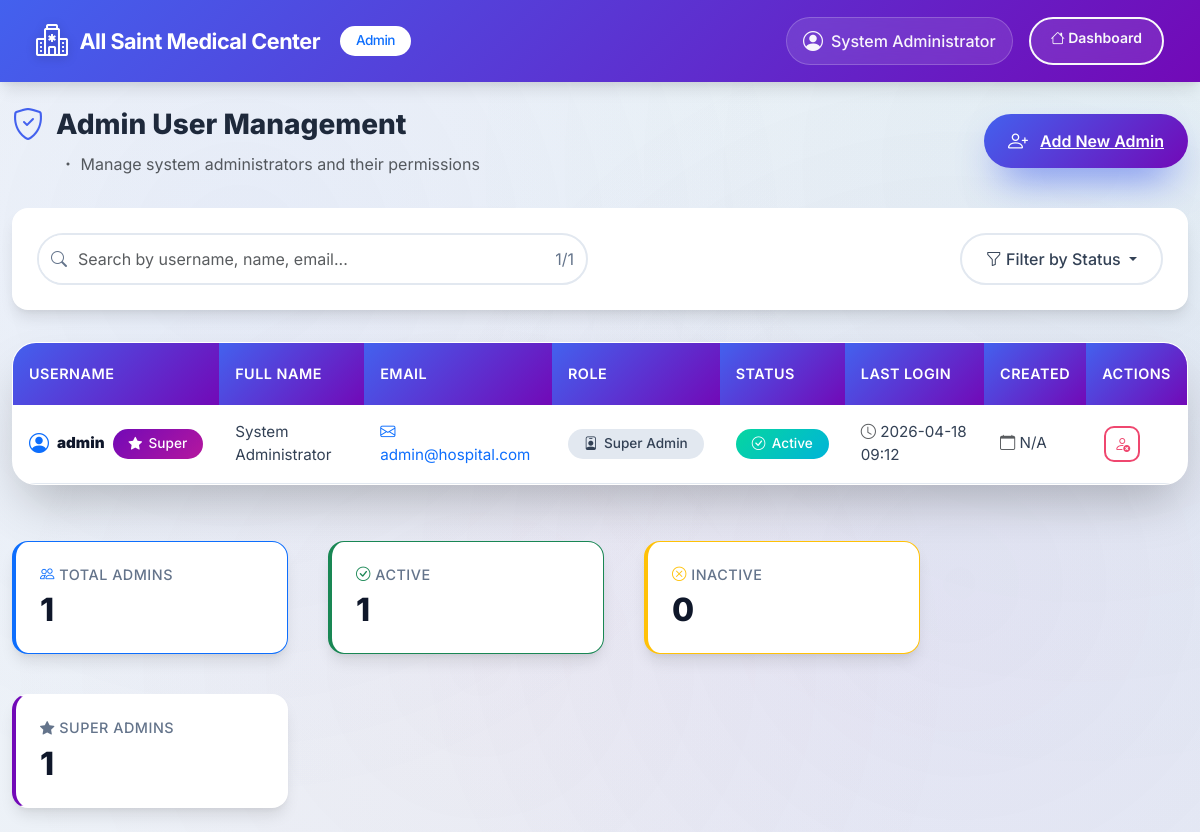
The app's page /admin/users/admins (signed in) with its own data.
### tables this page shows
CREATE TABLE admin_users (
    id                INTEGER PRIMARY KEY AUTOINCREMENT,
    username          TEXT UNIQUE NOT NULL,
    password          TEXT NOT NULL,
    full_name         TEXT,
    email             TEXT,
    role              TEXT DEFAULT 'Admin',
    is_super_admin    INTEGER DEFAULT 0,
    is_active         INTEGER DEFAULT 1,
    created_at        TIMESTAMP DEFAULT CURRENT_TIMESTAMP,
    created_by        INTEGER,
    last_login        TIMESTAMP
);

### app.py (the view)
@app.route('/admin/users/admins')
def admin_manage_admins():
    if 'admin_id' not in session:
        return redirect(url_for('admin_login'))
    conn = get_db_connection()
    cursor = conn.cursor()
    try:
        cursor.execute("""
            SELECT id, username, full_name, email, role,
                   is_super_admin, is_active, created_at, last_login
            FROM admin_users
            ORDER BY created_at DESC
        """)
        admins_raw = cursor.fetchall()
        admins = []
        for admin in admins_raw:
            admin_list = list(admin)
            if admin_list[7] and isinstance(admin_list[7], str):
                try:
                    admin_list[7] = datetime.strptime(admin_list[7], '%Y-%m-%d %H:%M:%S')
                except ValueError:
                    try:
                        admin_list[7] = datetime.strptime(admin_list[7], '%Y-%m-%d')
                    except ValueError:
                        admin_list[7] = None
            elif admin_list[7] and isinstance(admin_list[7], (int, float)):
                admin_list[7] = datetime.fromtimestamp(admin_list[7])
            if admin_list[8] and isinstance(admin_list[8], str):
                try:
                    admin_list[8] = datetime.strptime(admin_list[8], '%Y-%m-%d %H:%M:%S')
                except ValueError:
                    try:
                        admin_list[8] = datetime.strptime(admin_list[8], '%Y-%m-%d')
                    except ValueError:
                        admin_list[8] = None
            elif admin_list[8] and isinstance(admin_list[8], (int, float)):
                admin_list[8] = datetime.fromtimestamp(admin_list[8])
            admins.append(tuple(admin_list))
    except Exception as e:
        app.logger.error(f"Error fetching admins: {e}")
        admins = []
        flash("Error loading admin users", "danger")
    cursor.close()
    conn.close()
    return render_template(
        "admin_manage_admins.html",
        admins=admins,
        admin_name=session.get('admin_full_name', 'Admin')
    )

### app.py (called while the page is built)
def get_db_connection():
    try:
        conn = sqlite3.connect(DATABASE_PATH)
        conn.row_factory = sqlite3.Row  # Access columns by name
        conn.execute("PRAGMA foreign_keys = ON")
        return conn
    except Exception as e:
        app.logger.error(f"Database connection error: {e}")
        return None

@app.context_processor
def utility_processor():
    return dict(
        min=min,
        max=max,
        abs=abs,
        round=round,
        len=len,
        int=int,
        float=float,
        str=str,
        date=date,
        datetime=datetime,
        timedelta=timedelta
    )

### templates/admin_manage_admins.html (shortened to what this page needs)
<!DOCTYPE html>
<html lang="en">
<head>
    <link href="https://cdn.jsdelivr.net/npm/bootstrap@5.3.2/dist/css/bootstrap.min.css" rel="stylesheet">
    <link rel="stylesheet" href="https://cdn.jsdelivr.net/npm/bootstrap-icons@1.11.0/font/bootstrap-icons.css">
    <link href="https://unpkg.com/aos@2.3.1/dist/aos.css" rel="stylesheet">
    <link rel="stylesheet" href="https://cdn.datatables.net/1.13.6/css/dataTables.bootstrap5.min.css">
</head>
<body>
    <nav class="navbar navbar-expand-lg navbar-dark nav-gradient">
        <div class="container-fluid">
            <a class="navbar-brand" href="{{ url_for('admin_dashboard') }}">
                <i class="bi bi-hospital"></i>
                <span>All Saint Medical Center</span>
                <span class="badge bg-white text-primary ms-2 animate-pulse">Admin</span>
            </a>
            <div class="navbar-nav ms-auto">
                <span class="navbar-text me-3">
                    <i class="bi bi-person-circle"></i>
                    <span>{{ admin_name }}</span>
                </span>
                <a href="{{ url_for('admin_dashboard') }}" class="btn btn-outline-light btn-sm">
                    <i class="bi bi-house"></i> Dashboard
                </a>
            </div>
        </div>
    </nav>
    <div class="container-fluid py-4">
        <div class="page-header d-flex justify-content-between align-items-center">
            <div>
                <h3>
                    <i class="bi bi-shield-check"></i>
                    Admin User Management
                </h3>
                <p class="text-muted mb-0">
                    <i class="bi bi-dot"></i> Manage system administrators and their permissions
                </p>
            </div>
            <div>
                <a href="{{ url_for('admin_create_admin') }}" class="btn-add">
                    <i class="bi bi-person-plus"></i>
                    <span>Add New Admin</span>
                </a>
            </div>
        </div>
        <div class="search-filter-card">
            <div class="row align-items-center">
                <div class="col-md-6">
                    <div class="input-group search-box">
                        <span class="input-group-text"><i class="bi bi-search"></i></span>
                        <input type="text" class="form-control" placeholder="Search by username, name, email..." id="searchInput">
                        <span class="input-group-text bg-transparent" id="searchCount">0/0</span>
                    </div>
                </div>
                <div class="col-md-6 text-end">
                    <div class="btn-group filter-dropdown">
                        <button class="btn dropdown-toggle" type="button" data-bs-toggle="dropdown" aria-expanded="false">
                            <i class="bi bi-funnel"></i> Filter by Status
                        </button>
                    </div>
                </div>
            </div>
        </div>
        <div class="table-card">
            <div class="table-responsive">
                <table class="table" id="adminsTable">
                    <thead>
                        <tr>
                            <th>Username</th>
                            <th>Full Name</th>
                            <th>Email</th>
                            <th>Role</th>
                            <th>Status</th>
                            <th>Last Login</th>
                            <th>Created</th>
                            <th>Actions</th>
                        </tr>
                    </thead>
                    <tbody>
                        {% for admin in admins %}
                        <tr data-status="{{ 'active' if admin[6] else 'inactive' }}"
                            data-role="{{ 'super' if admin[5] else 'regular' }}">
                            <td>
                                <div class="d-flex align-items-center gap-2">
                                    <i class="bi bi-person-circle fs-5 text-primary"></i>
                                    <strong>{{ admin[1] }}</strong>
                                    {% if admin[5] %}
                                        <span class="badge badge-super">
                                            <i class="bi bi-star-fill"></i> Super
                                        </span>
                                    {% endif %}
                                </div>
                            </td>
                            <td>{{ admin[2] }}</td>
                            <td>
                                {% if admin[3] %}
                                    <a href="mailto:{{ admin[3] }}" class="text-decoration-none">
                                        <i class="bi bi-envelope me-1"></i>{{ admin[3] }}
                                    </a>
                                {% else %}
                                    <span class="text-muted"><i class="bi bi-dash"></i></span>
                                {% endif %}
                            </td>
                            <td>
                                <span class="badge badge-regular">
                                    <i class="bi bi-person-badge"></i> {{ admin[4] }}
                                </span>
                            </td>
                            <td>
                                {% if admin[6] %}
                                    <span class="badge badge-active">
                                        <i class="bi bi-check-circle"></i> Active
                                    </span>
                                {% else %}
                                    <span class="badge badge-inactive">
                                        <i class="bi bi-x-circle"></i> Inactive
                                    </span>
                                {% endif %}
                            </td>
                            <td>
                                {% if admin[8] %}
                                    <div>
                                        <i class="bi bi-clock text-muted"></i>
                                        {{ admin[8].strftime('%Y-%m-%d %H:%M') }}
                                    </div>
                                {% else %}
                                    <span class="text-muted">
                                        <i class="bi bi-clock-history"></i> Never
                                    </span>
                                {% endif %}
                            </td>
                            <td>
                                <i class="bi bi-calendar text-muted"></i>
                                {{ admin[7].strftime('%Y-%m-%d') if admin[7] else 'N/A' }}
                            </td>
                            <td>
                                <div class="d-flex gap-1">
                                    <button class="btn action-btn {% if admin[6] %}btn-outline-danger{% else %}btn-outline-success{% endif %}"
                                            onclick="toggleStatus({{ admin[0] }}, 'admin', {{ 'false' if admin[6] else 'true' }})"
                                            title="{% if admin[6] %}Deactivate{% else %}Activate{% endif %}">
                                        <i class="bi {% if admin[6] %}bi-person-x{% else %}bi-person-check{% endif %}"></i>
                                    </button>
                                </div>
                            </td>
                        </tr>
                        {% endfor %}
                    </tbody>
                </table>
            </div>
        </div>
        <div class="row stats-row g-4">
            <div class="col-md-3 col-sm-6">
                <div class="stat-card border-primary">
                    <h6><i class="bi bi-people text-primary"></i> Total Admins</h6>
                    <h3>{{ admins|length }}</h3>
                </div>
            </div>
            <div class="col-md-3 col-sm-6">
                <div class="stat-card border-success">
                    <h6><i class="bi bi-check-circle text-success"></i> Active</h6>
                    <h3>{{ admins|selectattr('6')|list|length }}</h3>
                </div>
            </div>
            <div class="col-md-3 col-sm-6">
                <div class="stat-card border-warning">
                    <h6><i class="bi bi-x-circle text-warning"></i> Inactive</h6>
                    <h3>{{ admins|rejectattr('6')|list|length }}</h3>
                </div>
            </div>
            <div class="col-md-3 col-sm-6">
                <div class="stat-card border-purple">
                    <h6><i class="bi bi-star-fill text-purple"></i> Super Admins</h6>
                    <h3>{{ admins|selectattr('5')|list|length }}</h3>
                </div>
            </div>
        </div>
    </div>
</body>
</html>

### records on screen
admin_users: full_name "System Administrator", username "admin", is_super_admin 1 (drawn), email "admin@hospital.com", role "Super Admin", is_active 1 (drawn), last_login "2026-04-18 09:12", admin "N/A"

### other values on screen
{{ admins|length }} "1"
{{ admins|selectattr('6')|list|length }} "1"
{{ admins|rejectattr('6')|list|length }} "0"
{{ admins|selectattr('5')|list|length }} "1"
